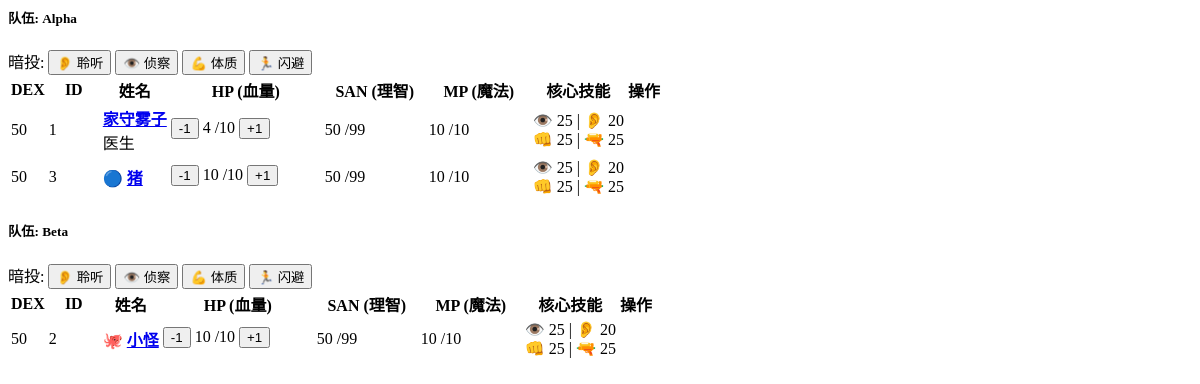
Page /kp/dashboard/content on the earlier database version.
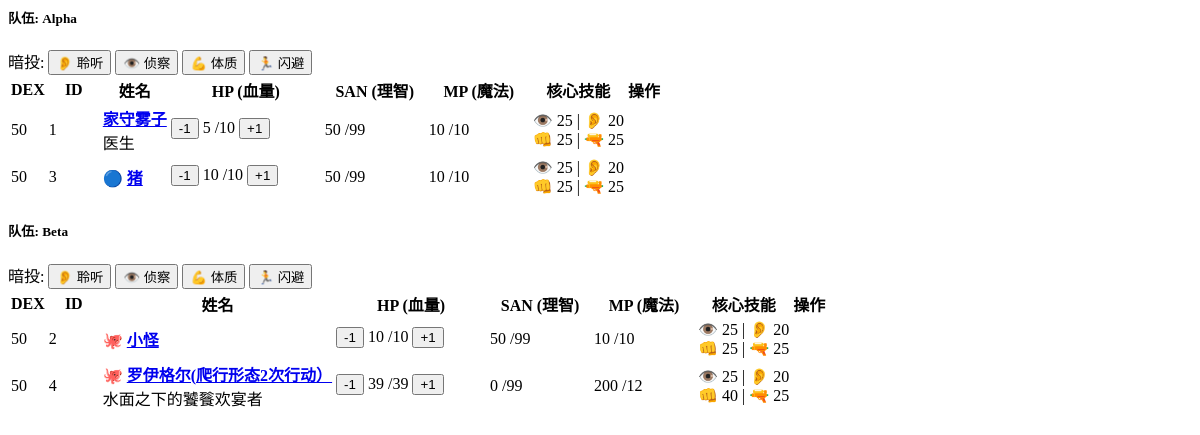
Same page on the later database version.
### models.py (models this page shows)
class Investigator(SQLModel, table=True):
    id: Optional[int] = Field(default=None, primary_key=True)
    player_name: str = Field(default="")
    name: str = Field(default="")
    occupation: str = Field(default="")
    mother_tongue: str = Field(default="")
    gender: str = Field(default="")
    age: int = Field(default=20)
    team_name: str = Field(default="Alpha")
    card_type: str = Field(default="player")
    armor: int = Field(default=0)
    str_stat: int = Field(default=50)  # 力量
    dex_stat: int = Field(default=50)  # 敏捷
    con_stat: int = Field(default=50)  # 体质
    pow_stat: int = Field(default=50)  # 意志
    app_stat: int = Field(default=50)  # 外貌
    siz_stat: int = Field(default=50)  # 体型
    int_stat: int = Field(default=50)  # 智力
    edu_stat: int = Field(default=50)  # 教育
    luck_stat: int = Field(default=50)  # 幸运
    hp_max: int = Field(default=10)  # 生命上限
    mp_max: int = Field(default=10)  # 魔法上限
    db_val: str = Field(default="0")  # 伤害加值 (通常是字符串如 +1d4)
    san_current: int = Field(default=50)
    mp_current: int = Field(default=10)
    hp_current: int = Field(default=10)
    credit_rating: int = Field(default=0)
    spot_hidden: int = Field(default=25)
    listen: int = Field(default=20)
    library_use: int = Field(default=20)
    first_aid: int = Field(default=30)
    medicine: int = Field(default=1)  # 修正默认值
    psychoanalysis: int = Field(default=1)
    charm: int = Field(default=15)
    fast_talk: int = Field(default=5)
    intimidate: int = Field(default=15)
    persuade: int = Field(default=10)
    accounting: int = Field(default=5)
    appraise: int = Field(default=5)
    archaeology: int = Field(default=1)
    anthropology: int = Field(default=1)
    law: int = Field(default=5)
    history: int = Field(default=5)
    occult: int = Field(default=5)
    natural_world: int = Field(default=10)
    psychology: int = Field(default=10)
    science_a_name: str = Field(default="")
    science_a_val: int = Field(default=1)
    science_b_name: str = Field(default="")
    science_b_val: int = Field(default=1)
    science_c_name: str = Field(default="")
    science_c_val: int = Field(default=1)
    ride: int = Field(default=5)
    drive_auto: int = Field(default=20)
    drive_a_name: str = Field(default="")
    drive_a_val: int = Field(default=1)
    locksmith: int = Field(default=1)
    mech_repair: int = Field(default=10)
    elec_repair: int = Field(default=10)
    climb: int = Field(default=20)
    jump: int = Field(default=20)
    swim: int = Field(default=20)
    stealth: int = Field(default=20)
    track: int = Field(default=10)
    sleight_of_hand: int = Field(default=10)
    disguise: int = Field(default=5)
    navigate: int = Field(default=10)
    survival: int = Field(default=10)
    dodge: int = Field(default=25)
    throw: int = Field(default=20)
    fighting_brawl: int = Field(default=25)
    fighting_b_name: str = Field(default="")
    fighting_b_val: int = Field(default=1)
    fighting_c_name: str = Field(default="")
    fighting_c_val: int = Field(default=1)
    firearms_handgun: int = Field(default=25)
    firearms_rifle: int = Field(default=25)
    firearms_c_name: str = Field(default="")
    firearms_c_val: int = Field(default=1)
    language: int = Field(default=50)
    language_b_name: str = Field(default="")
    language_b_val: int = Field(default=1)
    language_c_name: str = Field(default="")
    language_c_val: int = Field(default=1)
    craft_a_name: str = Field(default="")
    craft_a_val: int = Field(default=5)
    craft_b_name: str = Field(default="")
    craft_b_val: int = Field(default=5)
    cthulhu_mythos: int = Field(default=0)
    item_1: str = Field(default="")
    item_2: str = Field(default="")
    item_3: str = Field(default="")
    item_4: str = Field(default="")
    item_5: str = Field(default="")
    item_6: str = Field(default="")
    item_7: str = Field(default="")
    item_8: str = Field(default="")
    description: str = Field(default="")
    ideology: str = Field(default="")
    significant_people: str = Field(default="")
    significant_location: str = Field(default="")
    treasured_possession: str = Field(default="")
    traits: str = Field(default="")
    injuries: str = Field(default="")
    history_text_1: str = Field(default="")# 可以在前端用换行符分隔
    history_text_2: str = Field(default="")
    history_text_3: str = Field(default="")
    history_text_4: str = Field(default="")
    spells_text_1: str = Field(default="")
    spells_text_2: str = Field(default="")
    spells_text_3: str = Field(default="")
    spells_text_4: str = Field(default="")
    fighting_damage_a: str = Field(default="")
    fighting_damage_b: str = Field(default="")
    fighting_damage_c: str = Field(default="")
    firearms_damage_a: str = Field(default="")
    firearms_damage_b: str = Field(default="")
    firearms_damage_c: str = Field(default="")

### routers/kp.py (the view)
@router.get("/dashboard/content", response_class=HTMLResponse)
async def kp_dashboard_content(request: Request, session: Session = Depends(get_session)):
    statement = select(Investigator).order_by(Investigator.team_name, Investigator.dex_stat.desc())
    all_invs = session.exec(statement).all()
    teams = {}
    for inv in all_invs:
        if inv.team_name not in teams:
            teams[inv.team_name] = []
        teams[inv.team_name].append(inv)
    return templates.TemplateResponse("snippets/kp_dashboard_teams.html", {
        "request": request,
        "teams": teams
    })

### templates/snippets/kp_dashboard_teams.html (shortened to what this page needs)
    {% for team_name, members in teams.items() %}
    <div class="card mb-4 shadow">
        <div class="card-header bg-dark text-white d-flex justify-content-between align-items-center">
            <h5 class="mb-0">
                 队伍: {{ team_name }}
            </h5>
            <div class="btn-group btn-group-sm">
                <span class="btn btn-outline-light disabled">暗投:</span>
                <button class="btn btn-outline-light"
                        hx-post="/kp/mass_roll" hx-vals='{"team_name": "{{ team_name }}", "skill_key": "listen", "skill_label": "聆听"}' hx-target="#mass-roll-result-{{ loop.index }}">
                    👂 聆听
                </button>
                <button class="btn btn-outline-light"
                        hx-post="/kp/mass_roll" hx-vals='{"team_name": "{{ team_name }}", "skill_key": "spot_hidden", "skill_label": "侦察"}' hx-target="#mass-roll-result-{{ loop.index }}">
                    👁️ 侦察
                </button>
                <button class="btn btn-outline-light"
                        hx-post="/kp/mass_roll" hx-vals='{"team_name": "{{ team_name }}", "skill_key": "con_stat", "skill_label": "体质"}' hx-target="#mass-roll-result-{{ loop.index }}">
                    💪 体质
                </button>
                <button class="btn btn-outline-light"
                        hx-post="/kp/mass_roll" hx-vals='{"team_name": "{{ team_name }}", "skill_key": "dodge", "skill_label": "闪避"}' hx-target="#mass-roll-result-{{ loop.index }}">
                    🏃 闪避
                </button>
            </div>
        </div>
        <div class="card-body p-0">
            <div class="table-responsive">
                <table class="table table-hover table-striped mb-0 align-middle">
                    <thead class="table-secondary small">
                        <tr>
                            <th>DEX</th>
                            <th style="width: 50px;">ID</th>
                            <th>姓名</th>
                            <th style="width: 150px;">HP (血量)</th>
                            <th style="width: 100px;">SAN (理智)</th>
                            <th style="width: 100px;">MP (魔法)</th>
                            <th>核心技能</th>
                            <th>操作</th>
                        </tr>
                    </thead>
                    <tbody>
                        {% for inv in members %}
                        <tr class="{% if inv.card_type == 'monster' %}table-danger{% endif %}">
                            <td class="fw-bold text-muted">{{ inv.dex_stat }}</td>
                            <td class="text-muted small">{{ inv.id }}</td>
                            <td>
                                <strong>
                                    {% if inv.card_type == 'monster' %}🐙 {% endif %}
                                    {% if inv.card_type == 'npc' %}🔵 {% endif %}
                                    <a href="/investigators/inspect/{{ inv.id }}" target="_blank" class="text-decoration-none text-dark">{{ inv.name }}</a>
                                </strong>
                                <br>
                                <span class="badge bg-light text-dark border">{{ inv.occupation }}</span>
                            </td>
                            <td>
                                <div class="d-flex align-items-center">
                                    <button class="btn btn-xs btn-outline-danger py-0 px-1 me-1"
                                            hx-post="/kp/quick_change" hx-vals='{"inv_id": {{ inv.id }}, "field": "hp_current", "delta": -1}' hx-target="#hp-val-{{ inv.id }}">-1</button>
                                    <span id="hp-val-{{ inv.id }}" class="fw-bold mx-1 {{ 'text-danger' if inv.hp_current < 5 else 'text-success' }}">
                                        {{ inv.hp_current }}
                                    </span>
                                    <span class="text-muted small me-1">/{{ inv.hp_max }}</span>
                                    <button class="btn btn-xs btn-outline-success py-0 px-1 ms-1"
                                            hx-post="/kp/quick_change" hx-vals='{"inv_id": {{ inv.id }}, "field": "hp_current", "delta": 1}' hx-target="#hp-val-{{ inv.id }}">+1</button>
                                </div>
                                <div class="progress mt-1" style="height: 3px;">
                                </div>
                            </td>
                            <td>
                                <span class="fw-bold">{{ inv.san_current }}</span>
                                <span class="text-muted small">/{{ 99 - inv.cthulhu_mythos }}</span>
                            </td>
                             <td>
                                <span class="text-muted">{{ inv.mp_current }}</span>
                                <span class="text-muted small">/{{ inv.mp_max }}</span>
                             </td>
                            <td class="small">
                                <div>👁️ {{ inv.spot_hidden }} | 👂 {{ inv.listen }}</div>
                                <div>👊 {{ inv.fighting_brawl }} | 🔫 {{ inv.firearms_handgun }}</div>
                            </td> <td>
                            </td>
                        </tr>
                        {% endfor %}
                    </tbody>
                </table>
            </div>
        </div>
    </div>
    {% endfor %}

Differences in the rows shown:
changed Investigator "家守雾子": hp_current "4" → "5"
added Investigator: dex_stat "50", id "4", name "罗伊格尔(爬行形态2次行动）", occupation "水面之下的饕餮欢宴者", hp_current "39", hp_max "39", san_current "0", 99-inv.cthulhu_mythos "99", mp_current "200", mp_max "12", spot_hidden "25", listen "20", fighting_brawl "40", firearms_handgun "25", shown under "Beta"
